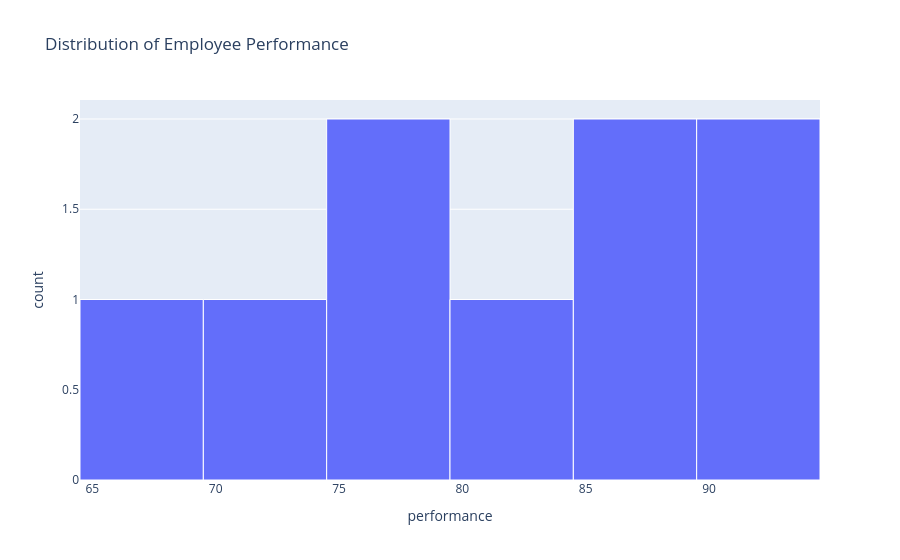

This figure's notebook cell:
### Code cell
fig2 = px.histogram(
    merge_df,
    x ='performance',
    nbins=6,
    title = "Distribution of Employee Performance"
)
fig2.update_traces(
    marker_line_color='white',
    marker_line_width=1
)
fig2.show()

### Figure 1 — Plotly figure (JSON) as saved in the notebook; plotly's stock layout.template omitted (floating-point values rounded to 4 significant figures)
{"data": [{"bingroup": "x", "hovertemplate": "performance=%{x}<br>count=%{y}<extra></extra>", "legendgroup": "", "marker": {"color": "#636efa", "line": {"color": "white", "width": 1}, "pattern": {"shape": ""}}, "name": "", "nbinsx": 6, "orientation": "v", "showlegend": false, "type": "histogram", "x": [87.0, 73.0, 90.0, 65.0, 75.0, 88.0, 82.0, 79.0, 91.0], "xaxis": "x", "yaxis": "y"}], "layout": {"barmode": "relative", "legend": {"tracegroupgap": 0}, "title": {"text": "Distribution of Employee Performance"}, "xaxis": {"anchor": "y", "domain": [0, 1], "title": {"text": "performance"}}, "yaxis": {"anchor": "x", "domain": [0, 1], "title": {"text": "count"}}}}
